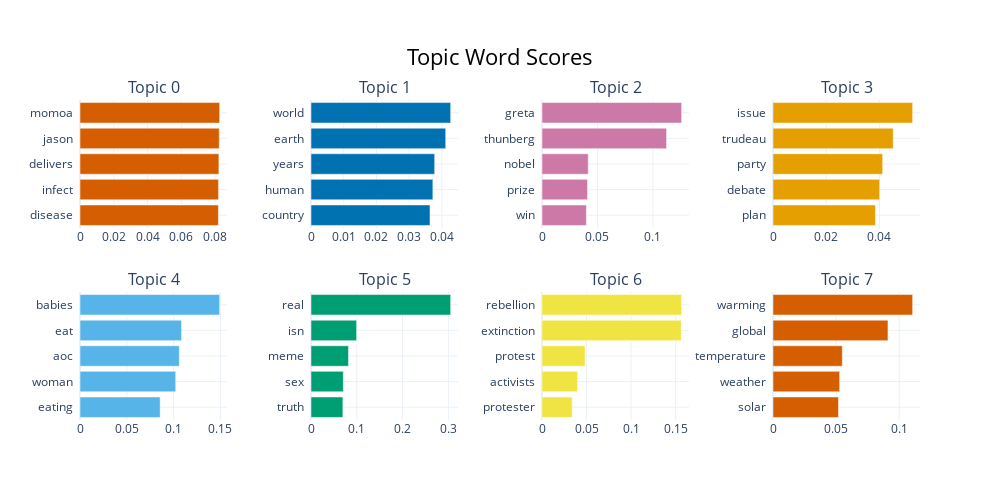

This figure's notebook cell:
### Code cell
# Create topic visualisation
topic_model.visualize_barchart(top_n_topics=8)

### Figure 1 — Plotly figure (JSON) as saved in the notebook; plotly's stock layout.template omitted (floating-point values rounded to 4 significant figures)
{"data": [{"marker": {"color": "#D55E00"}, "orientation": "h", "type": "bar", "x": [0.08194, 0.08204, 0.08224, 0.08245, 0.08269], "xaxis": "x", "y": ["disease  ", "infect  ", "delivers  ", "jason  ", "momoa  "], "yaxis": "y"}, {"marker": {"color": "#0072B2"}, "orientation": "h", "type": "bar", "x": [0.03636, 0.03724, 0.0378, 0.04117, 0.04268], "xaxis": "x2", "y": ["country  ", "human  ", "years  ", "earth  ", "world  "], "yaxis": "y2"}, {"marker": {"color": "#CC79A7"}, "orientation": "h", "type": "bar", "x": [0.03999, 0.04102, 0.04167, 0.1122, 0.1258], "xaxis": "x3", "y": ["win  ", "prize  ", "nobel  ", "thunberg  ", "greta  "], "yaxis": "y3"}, {"marker": {"color": "#E69F00"}, "orientation": "h", "type": "bar", "x": [0.0385, 0.0401, 0.04123, 0.04518, 0.05249], "xaxis": "x4", "y": ["plan  ", "debate  ", "party  ", "trudeau  ", "issue  "], "yaxis": "y4"}, {"marker": {"color": "#56B4E9"}, "orientation": "h", "type": "bar", "x": [0.08563, 0.1022, 0.1061, 0.1085, 0.1492], "xaxis": "x5", "y": ["eating  ", "woman  ", "aoc  ", "eat  ", "babies  "], "yaxis": "y5"}, {"marker": {"color": "#009E73"}, "orientation": "h", "type": "bar", "x": [0.06962, 0.07057, 0.08181, 0.09957, 0.3049], "xaxis": "x6", "y": ["truth  ", "sex  ", "meme  ", "isn  ", "real  "], "yaxis": "y6"}, {"marker": {"color": "#F0E442"}, "orientation": "h", "type": "bar", "x": [0.03385, 0.03993, 0.04837, 0.1563, 0.1567], "xaxis": "x7", "y": ["protester  ", "activists  ", "protest  ", "extinction  ", "rebellion  "], "yaxis": "y7"}, {"marker": {"color": "#D55E00"}, "orientation": "h", "type": "bar", "x": [0.05188, 0.05279, 0.05491, 0.09106, 0.1106], "xaxis": "x8", "y": ["solar  ", "weather  ", "temperature  ", "global  ", "warming  "], "yaxis": "y8"}], "layout": {"annotations": [{"font": {"size": 16}, "showarrow": false, "text": "Topic 0", "x": 0.0875, "xanchor": "center", "xref": "paper", "y": 1, "yanchor": "bottom", "yref": "paper"}, {"font": {"size": 16}, "showarrow": false, "text": "Topic 1", "x": 0.3625, "xanchor": "center", "xref": "paper", "y": 1, "yanchor": "bottom", "yref": "paper"}, {"font": {"size": 16}, "showarrow": false, "text": "Topic 2", "x": 0.6375, "xanchor": "center", "xref": "paper", "y": 1, "yanchor": "bottom", "yref": "paper"}, {"font": {"size": 16}, "showarrow": false, "text": "Topic 3", "x": 0.9125, "xanchor": "center", "xref": "paper", "y": 1, "yanchor": "bottom", "yref": "paper"}, {"font": {"size": 16}, "showarrow": false, "text": "Topic 4", "x": 0.0875, "xanchor": "center", "xref": "paper", "y": 0.4, "yanchor": "bottom", "yref": "paper"}, {"font": {"size": 16}, "showarrow": false, "text": "Topic 5", "x": 0.3625, "xanchor": "center", "xref": "paper", "y": 0.4, "yanchor": "bottom", "yref": "paper"}, {"font": {"size": 16}, "showarrow": false, "text": "Topic 6", "x": 0.6375, "xanchor": "center", "xref": "paper", "y": 0.4, "yanchor": "bottom", "yref": "paper"}, {"font": {"size": 16}, "showarrow": false, "text": "Topic 7", "x": 0.9125, "xanchor": "center", "xref": "paper", "y": 0.4, "yanchor": "bottom", "yref": "paper"}], "height": 500, "hoverlabel": {"bgcolor": "white", "font": {"family": "Rockwell", "size": 16}}, "showlegend": false, "title": {"font": {"color": "Black", "size": 22}, "text": "Topic Word Scores", "x": 0.5, "xanchor": "center", "yanchor": "top"}, "width": 1000, "xaxis": {"anchor": "y", "domain": [0, 0.175], "showgrid": true}, "xaxis2": {"anchor": "y2", "domain": [0.275, 0.45], "showgrid": true}, "xaxis3": {"anchor": "y3", "domain": [0.55, 0.725], "showgrid": true}, "xaxis4": {"anchor": "y4", "domain": [0.825, 1], "showgrid": true}, "xaxis5": {"anchor": "y5", "domain": [0, 0.175], "showgrid": true}, "xaxis6": {"anchor": "y6", "domain": [0.275, 0.45], "showgrid": true}, "xaxis7": {"anchor": "y7", "domain": [0.55, 0.725], "showgrid": true}, "xaxis8": {"anchor": "y8", "domain": [0.825, 1], "showgrid": true}, "yaxis": {"anchor": "x", "domain": [0.6, 1], "showgrid": true}, "yaxis2": {"anchor": "x2", "domain": [0.6, 1], "showgrid": true}, "yaxis3": {"anchor": "x3", "domain": [0.6, 1], "showgrid": true}, "yaxis4": {"anchor": "x4", "domain": [0.6, 1], "showgrid": true}, "yaxis5": {"anchor": "x5", "domain": [0, 0.4], "showgrid": true}, "yaxis6": {"anchor": "x6", "domain": [0, 0.4], "showgrid": true}, "yaxis7": {"anchor": "x7", "domain": [0, 0.4], "showgrid": true}, "yaxis8": {"anchor": "x8", "domain": [0, 0.4], "showgrid": true}}}
